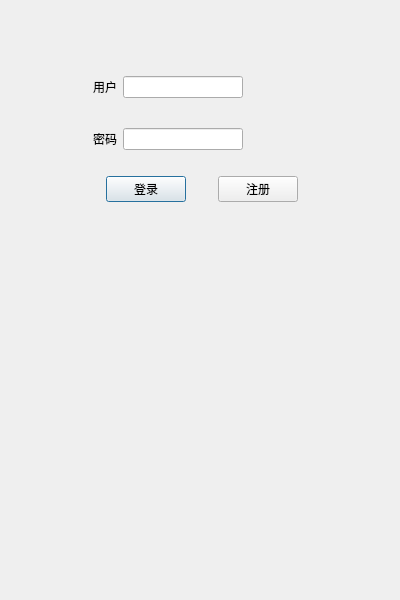
<?xml version="1.0" encoding="UTF-8"?>
<ui version="4.0">
 <class>Dialog</class>
 <widget class="QDialog" name="Dialog">
  <property name="geometry">
   <rect>
    <x>0</x>
    <y>0</y>
    <width>400</width>
    <height>600</height>
   </rect>
  </property>
  <property name="sizePolicy">
   <sizepolicy hsizetype="Fixed" vsizetype="Fixed">
    <horstretch>0</horstretch>
    <verstretch>0</verstretch>
   </sizepolicy>
  </property>
  <property name="maximumSize">
   <size>
    <width>400</width>
    <height>600</height>
   </size>
  </property>
  <property name="windowTitle">
   <string>Dialog</string>
  </property>
  <widget class="QWidget" name="">
   <property name="geometry">
    <rect>
     <x>40</x>
     <y>60</y>
     <width>323</width>
     <height>159</height>
    </rect>
   </property>
   <layout class="QVBoxLayout" name="verticalLayout">
    <item>
     <layout class="QHBoxLayout" name="horizontalLayout">
      <item>
       <spacer name="horizontalSpacer_2">
        <property name="orientation">
         <enum>Qt::Orientation::Horizontal</enum>
        </property>
        <property name="sizeType">
         <enum>QSizePolicy::Policy::Fixed</enum>
        </property>
        <property name="sizeHint" stdset="0">
         <size>
          <width>53</width>
          <height>20</height>
         </size>
        </property>
       </spacer>
      </item>
      <item>
       <widget class="QLabel" name="label">
        <property name="text">
         <string>用户</string>
        </property>
       </widget>
      </item>
      <item>
       <widget class="QLineEdit" name="lineEdit"/>
      </item>
      <item>
       <spacer name="horizontalSpacer">
        <property name="orientation">
         <enum>Qt::Orientation::Horizontal</enum>
        </property>
        <property name="sizeHint" stdset="0">
         <size>
          <width>40</width>
          <height>20</height>
         </size>
        </property>
       </spacer>
      </item>
     </layout>
    </item>
    <item>
     <spacer name="verticalSpacer_2">
      <property name="orientation">
       <enum>Qt::Orientation::Vertical</enum>
      </property>
      <property name="sizeType">
       <enum>QSizePolicy::Policy::Fixed</enum>
      </property>
      <property name="sizeHint" stdset="0">
       <size>
        <width>20</width>
        <height>8</height>
       </size>
      </property>
     </spacer>
    </item>
    <item>
     <layout class="QHBoxLayout" name="horizontalLayout_2">
      <item>
       <spacer name="horizontalSpacer_3">
        <property name="orientation">
         <enum>Qt::Orientation::Horizontal</enum>
        </property>
        <property name="sizeType">
         <enum>QSizePolicy::Policy::Fixed</enum>
        </property>
        <property name="sizeHint" stdset="0">
         <size>
          <width>53</width>
          <height>20</height>
         </size>
        </property>
       </spacer>
      </item>
      <item>
       <widget class="QLabel" name="label_2">
        <property name="text">
         <string>密码</string>
        </property>
       </widget>
      </item>
      <item>
       <widget class="QLineEdit" name="lineEdit_2"/>
      </item>
      <item>
       <spacer name="horizontalSpacer_4">
        <property name="orientation">
         <enum>Qt::Orientation::Horizontal</enum>
        </property>
        <property name="sizeHint" stdset="0">
         <size>
          <width>40</width>
          <height>20</height>
         </size>
        </property>
       </spacer>
      </item>
     </layout>
    </item>
    <item>
     <spacer name="verticalSpacer">
      <property name="orientation">
       <enum>Qt::Orientation::Vertical</enum>
      </property>
      <property name="sizeType">
       <enum>QSizePolicy::Policy::Fixed</enum>
      </property>
      <property name="sizeHint" stdset="0">
       <size>
        <width>20</width>
        <height>4</height>
       </size>
      </property>
     </spacer>
    </item>
    <item>
     <layout class="QHBoxLayout" name="horizontalLayout_3">
      <item>
       <spacer name="horizontalSpacer_5">
        <property name="orientation">
         <enum>Qt::Orientation::Horizontal</enum>
        </property>
        <property name="sizeHint" stdset="0">
         <size>
          <width>40</width>
          <height>20</height>
         </size>
        </property>
       </spacer>
      </item>
      <item>
       <widget class="QPushButton" name="pushButton">
        <property name="text">
         <string>登录</string>
        </property>
       </widget>
      </item>
      <item>
       <spacer name="horizontalSpacer_6">
        <property name="orientation">
         <enum>Qt::Orientation::Horizontal</enum>
        </property>
        <property name="sizeType">
         <enum>QSizePolicy::Policy::Fixed</enum>
        </property>
        <property name="sizeHint" stdset="0">
         <size>
          <width>26</width>
          <height>20</height>
         </size>
        </property>
       </spacer>
      </item>
      <item>
       <widget class="QPushButton" name="pushButton_2">
        <property name="text">
         <string>注册</string>
        </property>
       </widget>
      </item>
      <item>
       <spacer name="horizontalSpacer_7">
        <property name="orientation">
         <enum>Qt::Orientation::Horizontal</enum>
        </property>
        <property name="sizeHint" stdset="0">
         <size>
          <width>40</width>
          <height>20</height>
         </size>
        </property>
       </spacer>
      </item>
     </layout>
    </item>
   </layout>
  </widget>
 </widget>
 <resources/>
 <connections/>
</ui>
